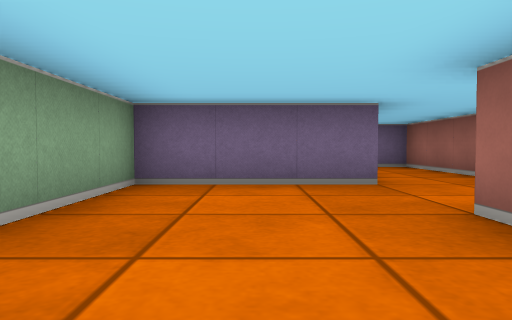
View 1 (above)

17 first-person views from a walk through a cub3D maze. The camera is about half as high as the walls, tilts 2° down and sees 70° across. The floor is counted in squares. Each view is taken from the middle of a square. On the plan, view 1 faces up. The plan holds only what a view shows up to about 9 squares ahead; the rest is blank.

View 2
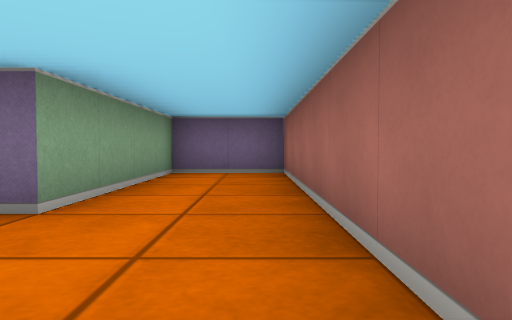

View 3
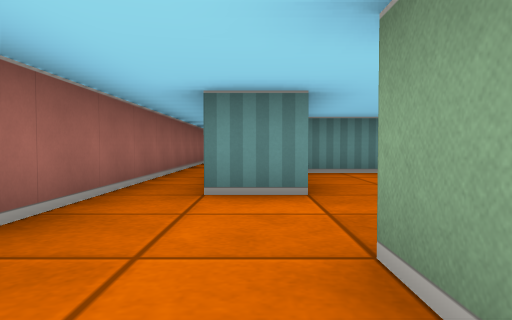

View 4
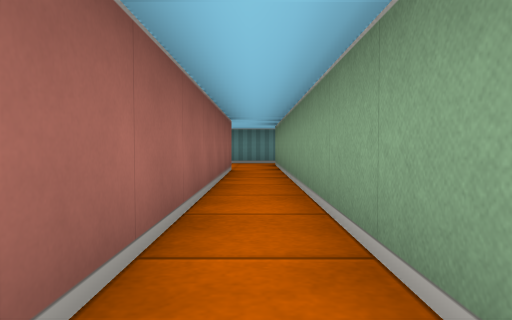

View 5
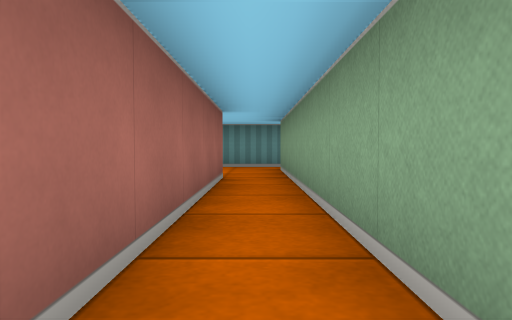

View 6
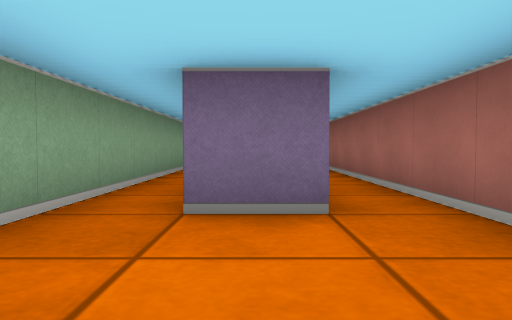

View 7
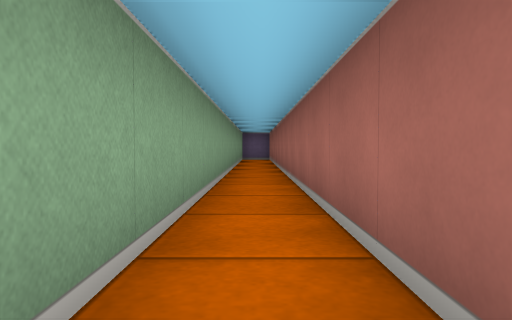

View 8
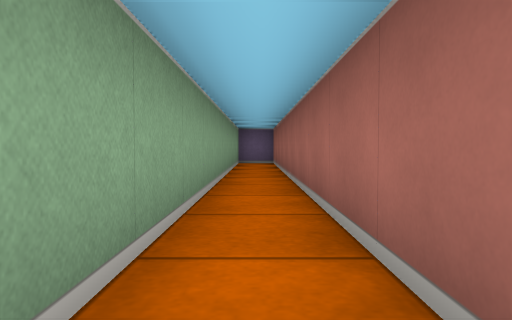

View 9
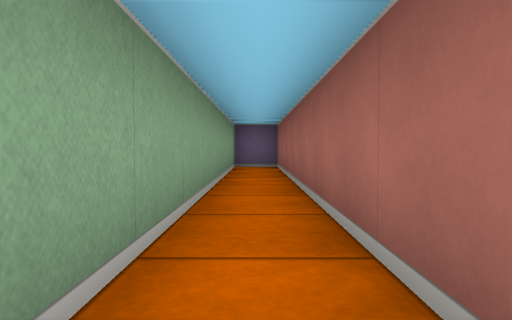

View 10
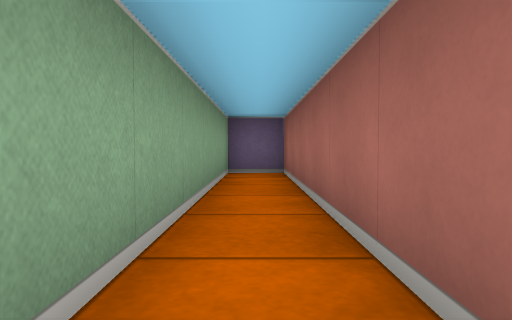

View 11
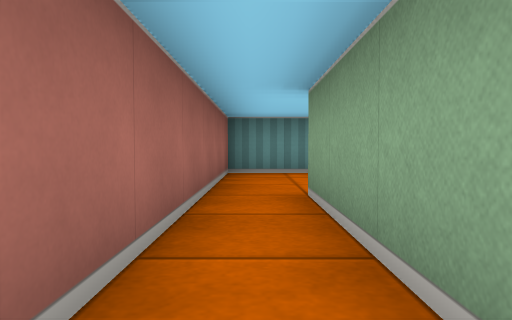

View 12
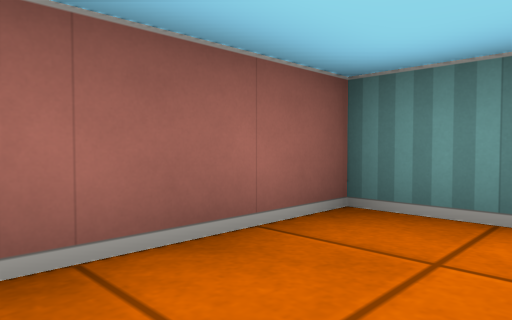

View 13
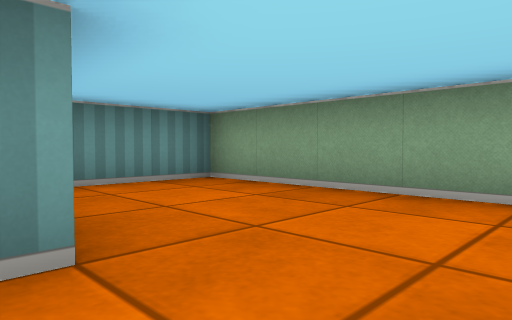

View 14
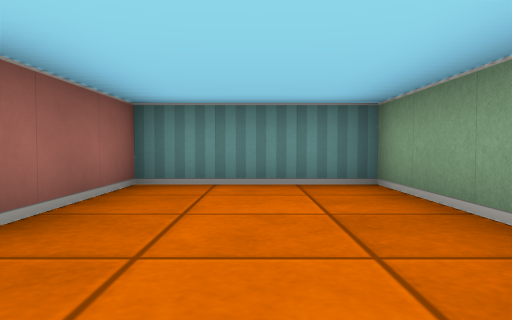

View 15
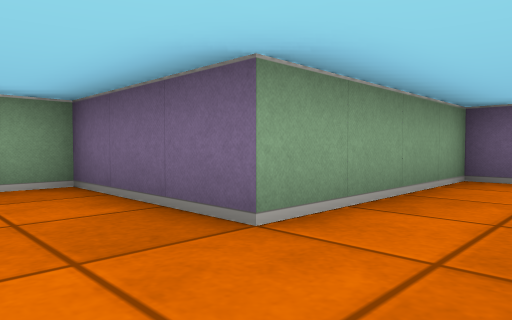

View 16
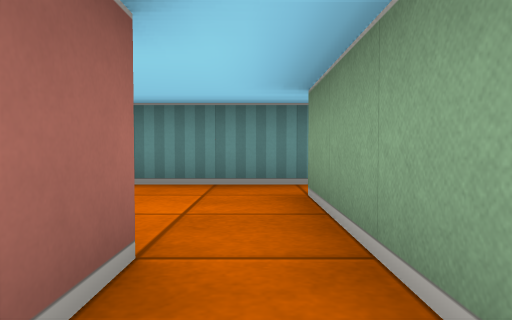

View 17
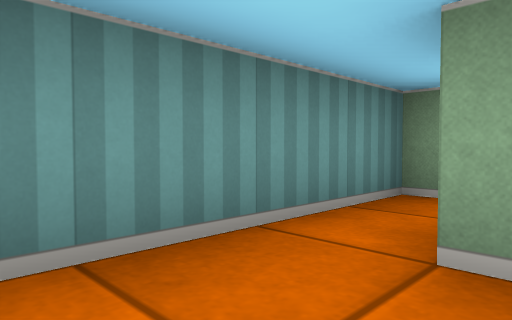

### Floor plan
Points are (right, up) in squares from view 1. A wall is a line through its corners. A room is listed if a view was taken in it or the views show most of it. See-through windows are left out.
Room 1 (views 1, 3, 13, 14, 15)
walls: (3.5, 2.5) (3.5, 8.5) (1.5, 8.5) (1.5, 4.5) (-1.5, 4.5) (-1.5, -0.5) (1.5, -0.5) (1.5, 2.5) (2.5, 2.5)
ways out: opening at (3, 3) to room 2
Room 2 (views 2, 4, 5, 6, 7, 8, 9, 10, 11, 12, 16, 17)
walls: (2.5, 1.4) (2.5, -7.5); (2.6, -8.5) (5.5, -8.5) (5.5, 8.5) (4.5, 8.5) (4.5, -5.5) (3.5, -5.5) (3.5, 2.5)
ways out: opening at (3, 3) to room 1; opening at (2, -8)

Where each view was taken, in squares from view 1:
view 1: 0 up, 0 right, facing up
view 2: 2 up, 3 right, facing up
view 3: 6 up, 2 right, facing down
view 4: 2 up, 3 right, facing down
view 5: 0 up, 3 right, facing down
view 6: 8 down, 4 right, facing up
view 7: 5 down, 5 right, facing up
view 8: 2 down, 5 right, facing up
view 9: 0 up, 5 right, facing up
view 10: 2 up, 5 right, facing up
view 11: 2 down, 5 right, facing down
view 12: 6 down, 4 right, facing down-right
view 13: 4 up, 2 right, facing down-left
view 14: 4 up, 0 right, facing down
view 15: 3 up, 3 right, facing up-left
view 16: 4 down, 3 right, facing down
view 17: 7 down, 4 right, facing down-left
